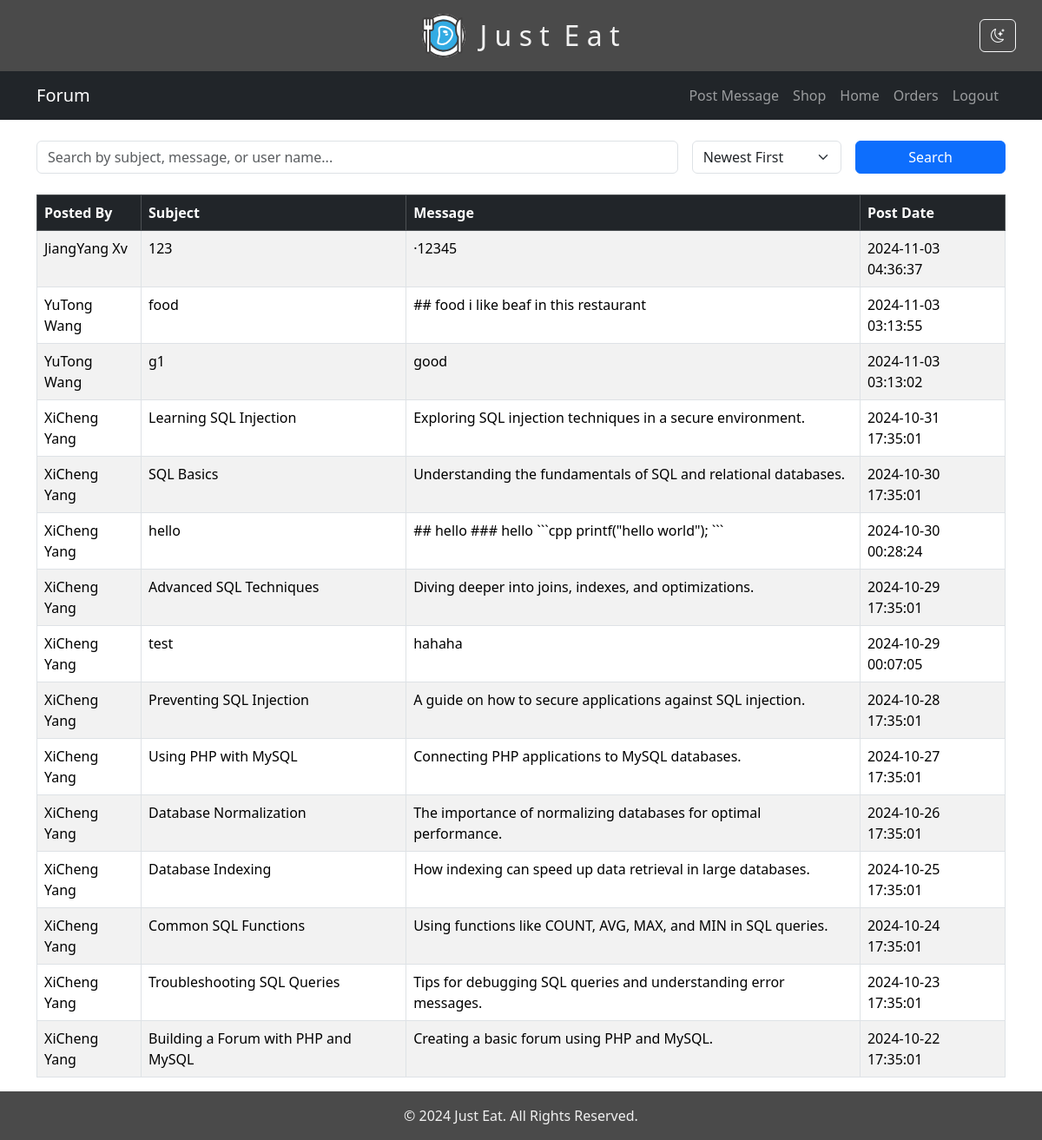
The app's page /forum.php (signed in) with its own data.
### tables this page shows
CREATE TABLE `forum` (
  `post_id` int UNSIGNED NOT NULL,
  `first_name` varchar(20) NOT NULL,
  `last_name` varchar(40) NOT NULL,
  `subject` varchar(60) NOT NULL,
  `message` text NOT NULL,
  `post_date` datetime NOT NULL
);

### forum.php (the view, shortened to what this page needs)
<?php
require('connect_db.php');
$search = isset($_GET['search']) ? mysqli_real_escape_string($dbc, $_GET['search']) : '';
$order = isset($_GET['order']) ? $_GET['order'] : 'DESC';
?>
<nav class="navbar navbar-expand-lg navbar-dark bg-dark mb-4">
    <div class="container">
        <a class="navbar-brand" href="#">Forum</a>
        <div class="collapse navbar-collapse" id="navbarNav">
            <ul class="navbar-nav ms-auto">
                <li class="nav-item">
                    <a class="nav-link" href="post.php">Post Message</a>
                </li>
                <li class="nav-item">
                    <a class="nav-link" href="shop.php">Shop</a>
                </li>
                <li class="nav-item">
                    <a class="nav-link" href="home.php">Home</a>
                </li>
                <li class="nav-item">
                    <a class="nav-link" href="orders_received.php">Orders</a>
                </li>
                <li class="nav-item">
                    <a class="nav-link" href="goodbye.php">Logout</a>
                </li>
            </ul>
        </div>
    </div>
</nav>
<div class="container">
    <form method="get" action="forum.php" class="mb-4">
        <div class="row g-3 align-items-center">
            <div class="col-md-8">
                <input type="text" name="search" class="form-control" placeholder="Search by subject, message, or user name..." value="<?php echo htmlspecialchars($search); ?>">
            </div>
            <div class="col-md-2">
                <select name="order" class="form-select">
                    <option value="DESC" <?php if ($order == 'DESC') echo 'selected'; ?>>Newest First</option>
                </select>
            </div>
            <div class="col-md-2">
                <button type="submit" class="btn btn-primary w-100">Search</button>
            </div>
        </div>
    </form>
    <?php
    $q = "SELECT * FROM forum";
    $q .= " ORDER BY post_date $order";
    $r = mysqli_query($dbc, $q);
    if (mysqli_num_rows($r) > 0) {
        echo '<table class="table table-striped table-hover table-bordered">';
        echo '<thead class="table-dark"><tr><th>Posted By</th><th>Subject</th><th>Message</th><th>Post Date</th></tr></thead><tbody>';
        while ($row = mysqli_fetch_array($r, MYSQLI_ASSOC)) {
            echo '<tr>';
            echo '<td>' . htmlspecialchars($row['first_name']) . ' ' . htmlspecialchars($row['last_name']) . '</td>';
            echo '<td>' . htmlspecialchars($row['subject']) . '</td>';
            echo '<td>' . htmlspecialchars($row['message']) . '</td>';
            echo '<td>' . htmlspecialchars($row['post_date']) . '</td>';
            echo '</tr>';
        }
        echo '</tbody></table>';
    } else {
        echo '<p class="text-center">No messages found matching your criteria.</p>';
    }
    ?>
</div>

### records on screen
forum: first_name "JiangYang", last_name "Xv", subject "123", message "·12345", post_date "2024-11-03 04:36:37"
forum: first_name "YuTong", last_name "Wang", subject "food", message "## food i like beaf in this restaurant", post_date "2024-11-03 03:13:55"
forum: first_name "YuTong", last_name "Wang", subject "g1", message "good", post_date "2024-11-03 03:13:02"
forum: first_name "XiCheng", last_name "Yang", subject "Learning SQL Injection", message "Exploring SQL injection techniques in a secure environment.", post_date "2024-10-31 17:35:01"
forum: first_name "XiCheng", last_name "Yang", subject "SQL Basics", message "Understanding the fundamentals of SQL and relational databases.", post_date "2024-10-30 17:35:01"
forum: first_name "XiCheng", last_name "Yang", subject "hello", message "## hello ### hello ```cpp printf(\"hello world\"); ```", post_date "2024-10-30 00:28:24"
forum: first_name "XiCheng", last_name "Yang", subject "Advanced SQL Techniques", message "Diving deeper into joins, indexes, and optimizations.", post_date "2024-10-29 17:35:01"
forum: first_name "XiCheng", last_name "Yang", subject "test", message "hahaha", post_date "2024-10-29 00:07:05"
forum: first_name "XiCheng", last_name "Yang", subject "Preventing SQL Injection", message "A guide on how to secure applications against SQL injection.", post_date "2024-10-28 17:35:01"
forum: first_name "XiCheng", last_name "Yang", subject "Using PHP with MySQL", message "Connecting PHP applications to MySQL databases.", post_date "2024-10-27 17:35:01"
forum: first_name "XiCheng", last_name "Yang", subject "Database Normalization", message "The importance of normalizing databases for optimal performance.", post_date "2024-10-26 17:35:01"
forum: first_name "XiCheng", last_name "Yang", subject "Database Indexing", message "How indexing can speed up data retrieval in large databases.", post_date "2024-10-25 17:35:01"
forum: first_name "XiCheng", last_name "Yang", subject "Common SQL Functions", message "Using functions like COUNT, AVG, MAX, and MIN in SQL queries.", post_date "2024-10-24 17:35:01"
forum: first_name "XiCheng", last_name "Yang", subject "Troubleshooting SQL Queries", message "Tips for debugging SQL queries and understanding error messages.", post_date "2024-10-23 17:35:01"
forum: first_name "XiCheng", last_name "Yang", subject "Building a Forum with PHP and MySQL", message "Creating a basic forum using PHP and MySQL.", post_date "2024-10-22 17:35:01"
